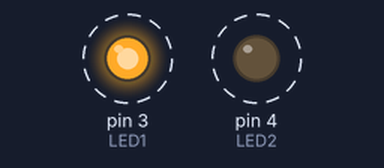
Recording of a sketch running on a simulated Arduino Uno, built with avr-gcc and run on an emulated ATmega328P. On the bench: output pins drawn as LEDs (lit = HIGH). Dashed ring = blinking.

Above: at 0.2 s.
Timing chart, 0 to 3.0 s (numbered marks = the images above):
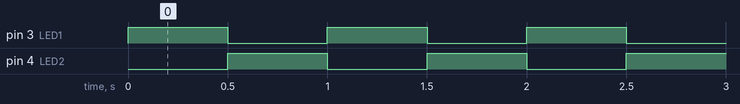

Measured:
- by itself, pin 3 (LED1), pin 4 (LED2): alternates HIGH for 0.50 s and LOW for 0.50 s

The sketch:

LED1.ino
```cpp
// LED 3.3V
// Resistencia 330
#define LED1 3
#define LED2 4
//const int LED1 = 3;

void setup() {
  // put your setup code here, to run once:
  pinMode(LED1, OUTPUT);
  pinMode(LED2, OUTPUT);
}

void loop() {
  // put your main code here, to run repeatedly: //DRY - WET: DONT REPEAT YOURSELF - WRITE EVERYTHING TWICE
  digitalWrite(LED1, HIGH);
  digitalWrite(LED2, LOW);
  delay(500);
  digitalWrite(LED1, LOW);
  digitalWrite(LED2, HIGH);
  delay(500);
}
```
